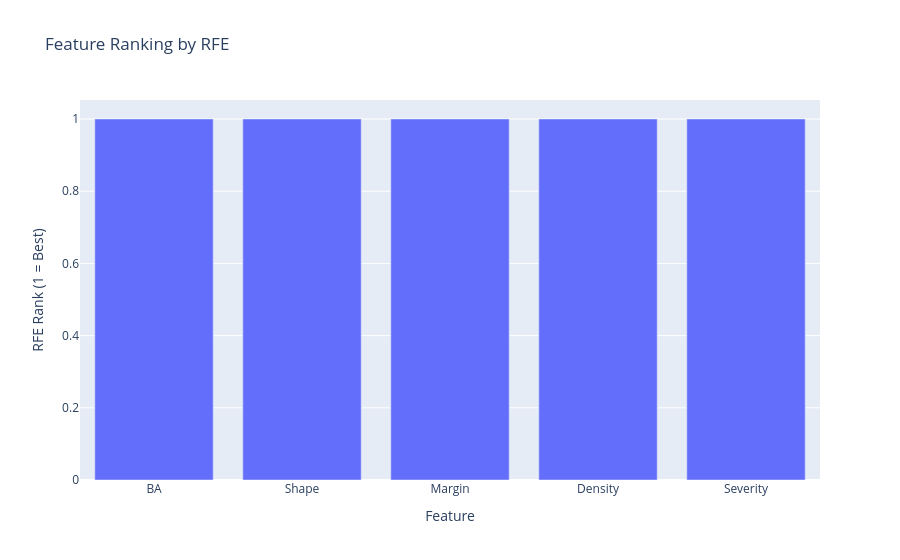

Notebook code for this chart:
### Code cell
import pandas as pd
from sklearn.feature_selection import RFE
from sklearn.linear_model import LogisticRegression
from sklearn.preprocessing import LabelEncoder
import plotly.express as px

# Assuming mmgData_notnan already exists

# Drop non-numeric or interval columns that can't be used directly
# If 'Age_Range' exists from previous steps, drop it
if 'Age_Range' in mmgData_notnan.columns:
    mmgData_notnan = mmgData_notnan.drop(columns=['Age_Range'])

# Check for categorical columns and encode them (if needed)
categorical_cols = mmgData_notnan.select_dtypes(include=['object', 'category']).columns
for col in categorical_cols:
    mmgData_notnan[col] = LabelEncoder().fit_transform(mmgData_notnan[col])

# Separate features and target variable (assuming 'Severity' is the target)
X = mmgData_notnan.drop(columns=['Age'])
y = mmgData_notnan['Age']

# Apply RFE using Logistic Regression as the estimator
model = LogisticRegression(max_iter=1000)
rfe = RFE(model, n_features_to_select=5)  # Adjust the number of features to select
fit = rfe.fit(X, y)

# Get the ranking of features
ranking = pd.DataFrame({
    'Feature': X.columns,
    'Rank': rfe.ranking_
})

# Plot the ranking of features
fig = px.bar(ranking, x='Feature', y='Rank', title="Feature Ranking by RFE", labels={'Rank': 'RFE Rank (1 = Best)'})
fig.show()

# Output selected features
print("Selected Features by RFE:", X.columns[rfe.support_])

### Figure 1 — Plotly figure (JSON) as saved in the notebook; plotly's stock layout.template omitted (floating-point values rounded to 4 significant figures)
{"data": [{"alignmentgroup": "True", "hovertemplate": "Feature=%{x}<br>RFE Rank (1 = Best)=%{y}<extra></extra>", "legendgroup": "", "marker": {"color": "#636efa", "pattern": {"shape": ""}}, "name": "", "offsetgroup": "", "orientation": "v", "showlegend": false, "textposition": "auto", "type": "bar", "x": ["BA", "Shape", "Margin", "Density", "Severity"], "xaxis": "x", "y": [1, 1, 1, 1, 1], "yaxis": "y"}], "layout": {"autosize": true, "barmode": "relative", "legend": {"tracegroupgap": 0}, "title": {"text": "Feature Ranking by RFE"}, "xaxis": {"anchor": "y", "autorange": true, "domain": [0, 1], "range": [-0.5, 4.5], "title": {"text": "Feature"}, "type": "category"}, "yaxis": {"anchor": "x", "autorange": true, "domain": [0, 1], "range": [0, 1.053], "title": {"text": "RFE Rank (1 = Best)"}, "type": "linear"}}}
